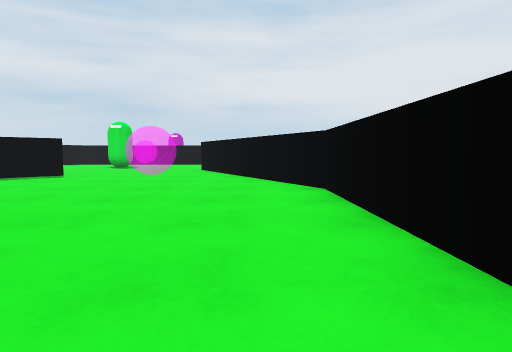
[1] (above)

14 first-person views from a walk through a scene from a Unity 3-D project. The camera is 0.62 m above the floor, tilts 4° down and sees 75° across. The floor is counted in squares, 1 m on a side. Each view is taken from the middle of a square. On the plan, view 1 faces up. The plan holds only what a view shows up to about 10 squares ahead; the rest is blank. The place goes on beyond the plan. The player character is not drawn. Surface patterns are stand-ins for the level's own textures.

[2]
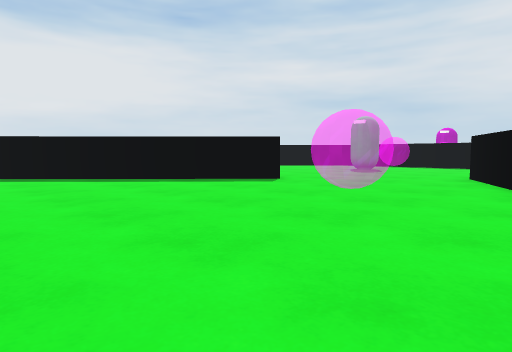

[3]
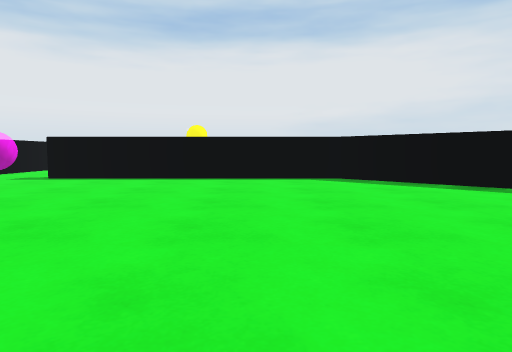

[4]
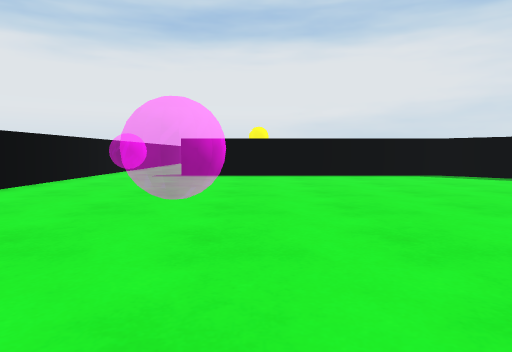

[5]
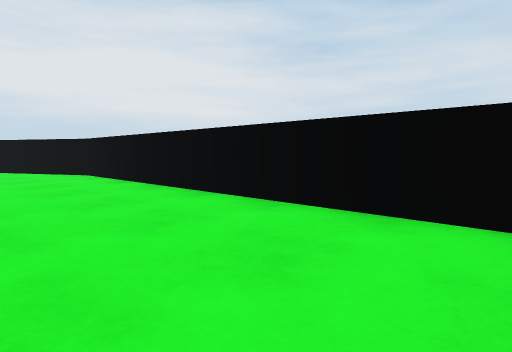

[6]
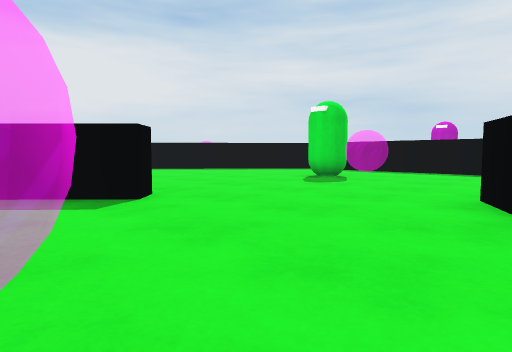

[7]
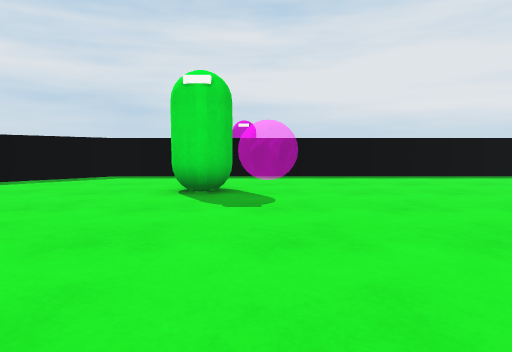

[8]
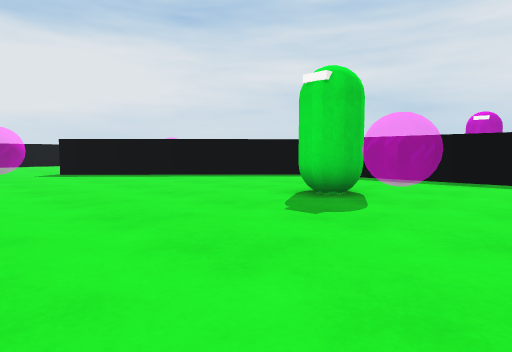

[9]
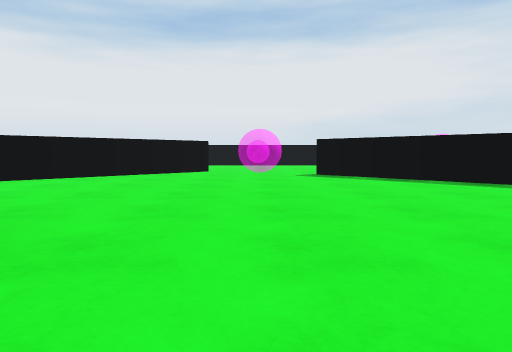

[10]
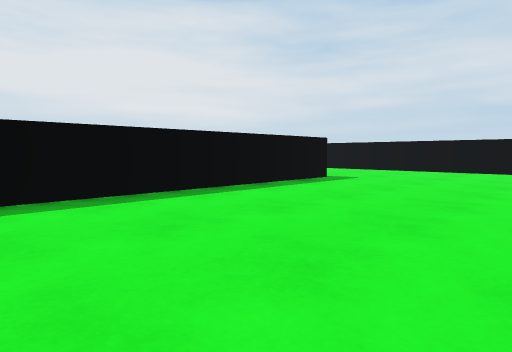

[11]
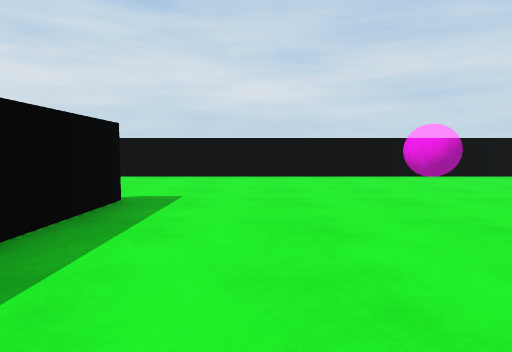

[12]
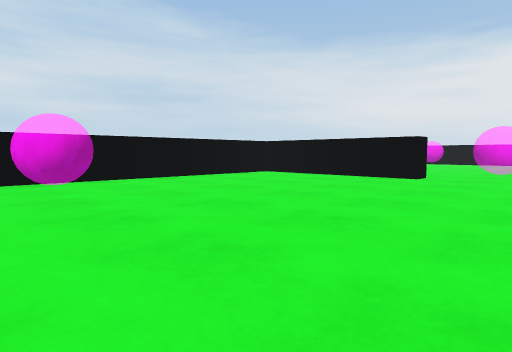

[13]
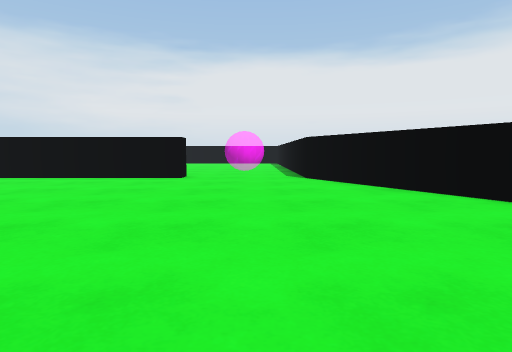

[14]
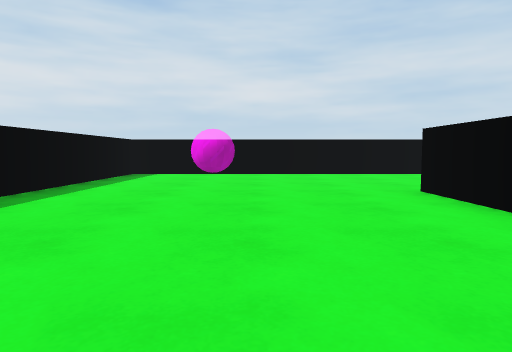

### Floor plan
Points are (right, up) in squares from view 1. A wall is a line through its corners. A room is listed if a view was taken in it or the views show most of it. See-through windows are left out.
Room 1 (views 1, 2, 3, 4, 5, 6, 7, 8)
walls: (1.2, -0.4) (1.2, 5.7) (-2, 12.2); (-5.2, 9) (-10, 4) (-10, -3.1)
ways out: opening at (-4, 10) to room 2; gap at (-10, -3)
Room 2 (views 9, 10, 11, 12, 13, 14)
walls: (4, 18.3) (5.4, 18.3); (-0.2, 9.8) (1.8, 5.9); (5.4, 17.8) (-8.7, 17.8) (-13.5, 12.7); (-5.7, 9.5) (-5.2, 9); (4.8, 5.8) (9.2, 5.8); (9.6, 7.4) (9.6, 24.6) (4.6, 24.6); (-14.1, 8.5) (-11.2, 5.4)
ways out: opening at (-4, 10) to room 1; opening at (3.5, 5)
objects: other object (-6, 14) to (-6, 15)

Positions as (right, up) in squares from view 1, and headings:
1: (0, 0), facing up
2: (0, 3), facing up-left
3: (-2, 2), facing left
4: (-1, -1), facing left
5: (-2, -4), facing up-right
6: (-1, 7), facing up-left
7: (-5, 9), facing up
8: (-3, 10), facing up-left
9: (-4, 11), facing left
10: (-2, 13), facing up-right
11: (1, 16), facing right
12: (2, 14), facing down-right
13: (3, 14), facing down
14: (0, 21), facing right
